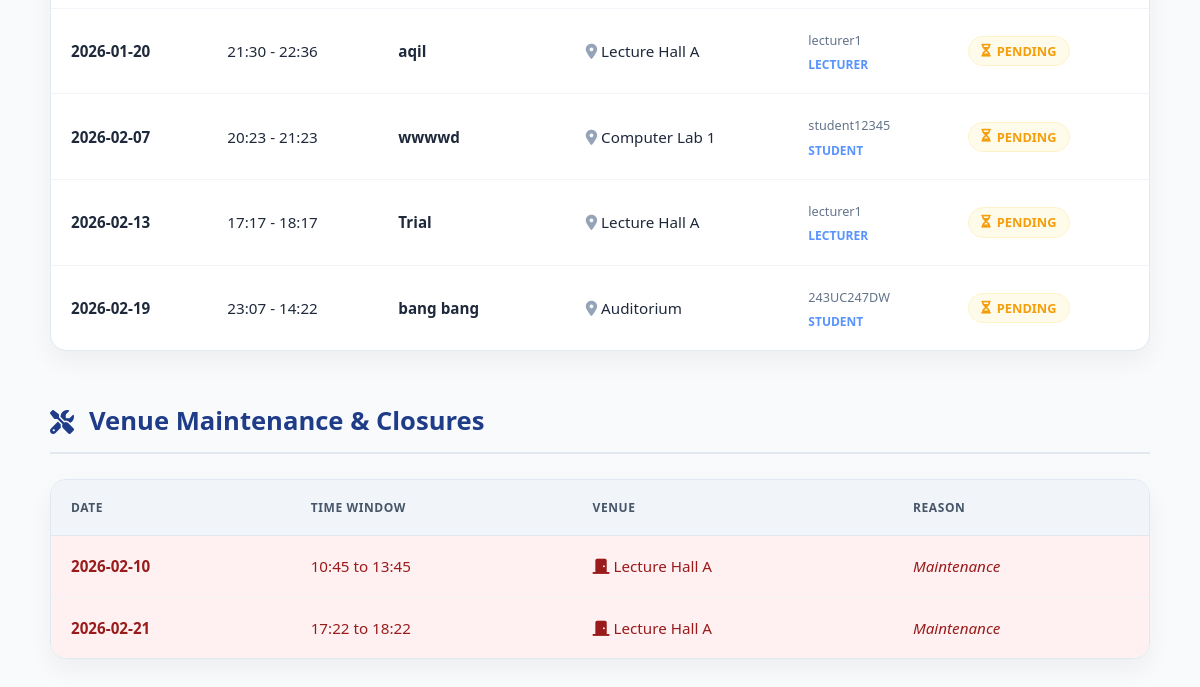
Page /timetable (lower part) on the earlier database version.
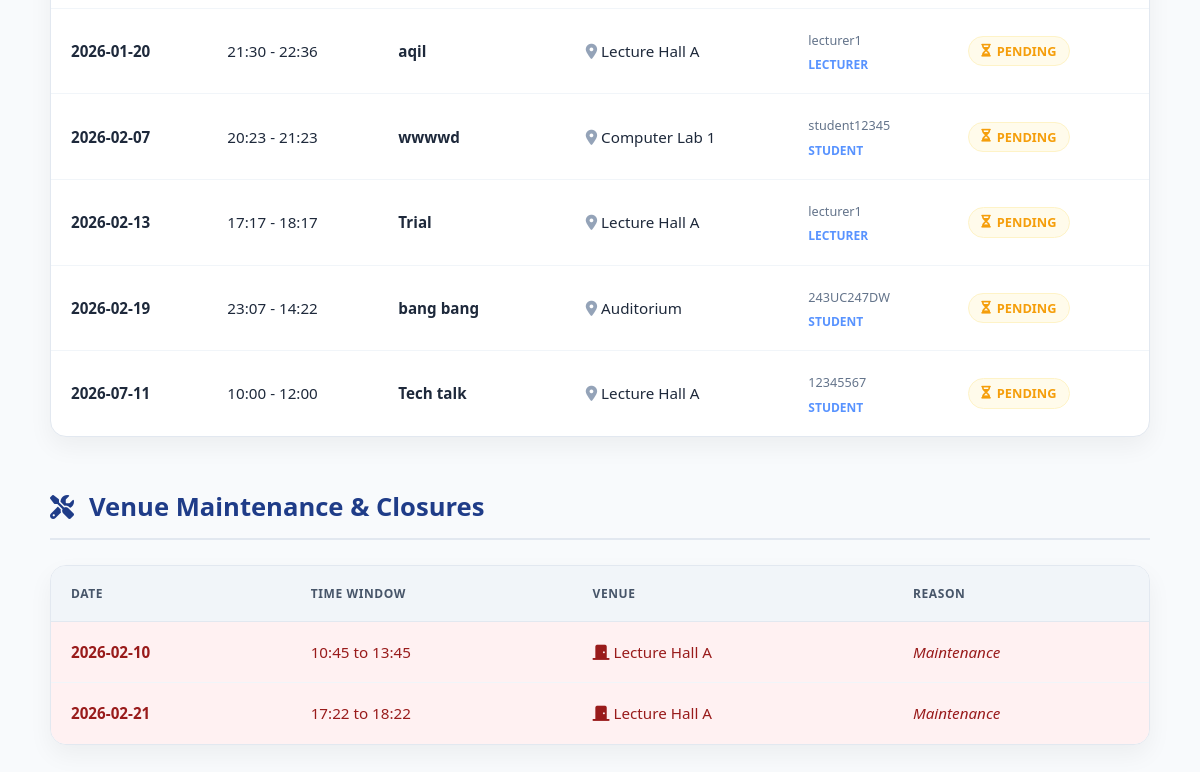
Same page on the later database version.
### tables this page shows
CREATE TABLE venue_bookings (
    id INTEGER PRIMARY KEY AUTOINCREMENT,
    title TEXT NOT NULL,
    date TEXT NOT NULL,
    start_time TEXT NOT NULL,
    end_time TEXT NOT NULL,
    location TEXT NOT NULL,
    booked_by TEXT NOT NULL,
    user_role TEXT NOT NULL
, status TEXT DEFAULT 'pending');

CREATE TABLE venue_unavailability (
    id INTEGER PRIMARY KEY AUTOINCREMENT,
    location TEXT NOT NULL,
    date TEXT NOT NULL,
    start_time TEXT NOT NULL,
    end_time TEXT NOT NULL,
    reason TEXT NOT NULL
);

### app.py (the view)
@app.route('/timetable')
def timetable():
    events = query_db(
        ADMIN_DB,
        """
        SELECT
            id,
            title,
            date,
            start_time,
            end_time,
            location,
            booked_by,
            user_role,
            status
        FROM venue_bookings
        ORDER BY date, start_time
        """
    )
    unavailable = query_db(
        ADMIN_DB,
        """
        SELECT
            location,
            date,
            start_time,
            end_time,
            reason
        FROM venue_unavailability
        ORDER BY date, start_time
        """
    )
    return render_template(
        'timetable.html',
        events=events,
        unavailable=unavailable
    )

### app.py (called while the page is built)
def query_db(db, query, args=(), one=False):
    conn = sqlite3.connect(db)
    conn.row_factory = sqlite3.Row
    cur = conn.cursor()
    cur.execute(query, args)
    conn.commit()
    result = cur.fetchall()
    conn.close()
    return result[0] if one and result else result

### templates/timetable.html (shortened to what this page needs)
<!DOCTYPE html>
<html lang="en">
<head>
    <link rel="stylesheet" href="https://cdnjs.cloudflare.com/ajax/libs/font-awesome/6.4.0/css/all.min.css">
</head>
<body>
<div class="container">
    <div class="table-card">
        <table>
            <tbody>
                {% for event in events %}
                <tr>
                    <td><strong>{{ event[2] }}</strong></td>
                    <td>{{ event[3] }} - {{ event[4] }}</td>
                    <td><strong>{{ event[1] }}</strong></td>
                    <td><i class="fas fa-map-marker-alt" style="color:#94a3b8"></i> {{ event[5] }}</td>
                    <td>
                        <small style="color: #64748b;">{{ event[6] }}</small><br>
                        <span style="font-size: 0.75rem; font-weight: 600; color: var(--secondary)">{{ event[7] | upper }}</span>
                    </td>
                    <td>
                        {% if session.get('role') == 'admin' and event[8] == 'pending' %}
                            <div class="admin-actions">
                                <a href="{{ url_for('approve_reject_booking', booking_id=event[0], action='approve') }}" class="action-btn approve-btn">Approve</a>
                                <a href="{{ url_for('approve_reject_booking', booking_id=event[0], action='reject') }}" class="action-btn reject-btn">Reject</a>
                            </div>
                        {% else %}
                            {% if event[8] == 'pending' %}
                                <span class="status-badge badge-pending"><i class="fas fa-hourglass-half"></i> Pending</span>
                            {% elif event[8] == 'approved' %}
                                <span class="status-badge badge-approved"><i class="fas fa-check-circle"></i> Approved</span>
                            {% elif event[8] == 'rejected' %}
                                <span class="status-badge badge-rejected"><i class="fas fa-times-circle"></i> Rejected</span>
                            {% else %}
                                {{ event[8] }}
                            {% endif %}
                        {% endif %}
                    </td>
                </tr>
                {% else %}
                <tr>
                    <td colspan="6" style="text-align: center; color: #94a3b8; padding: 40px;">No events scheduled yet.</td>
                </tr>
                {% endfor %}
            </tbody>
        </table>
    </div>
    <div class="section-header">
        <i class="fas fa-tools"></i>
        <h2>Venue Maintenance & Closures</h2>
    </div>
    <div class="table-card">
        <table>
            <thead>
                <tr>
                    <th>Date</th>
                    <th>Time Window</th>
                    <th>Venue</th>
                    <th>Reason</th>
                </tr>
            </thead>
            <tbody>
                {% for u in unavailable %}
                <tr class="row-unavailable">
                    <td><strong>{{ u[1] }}</strong></td>
                    <td>{{ u[2] }} to {{ u[3] }}</td>
                    <td><i class="fas fa-door-closed"></i> {{ u[0] }}</td>
                    <td class="reason-tag">{{ u[4] or 'Restricted Access' }}</td>
                </tr>
                {% else %}
                <tr>
                    <td colspan="5" style="text-align: center; color: #94a3b8; padding: 40px;">All venues are currently available.</td>
                </tr>
                {% endfor %}
            </tbody>
        </table>
    </div>
</div>
</body>
</html>

Differences in the rows shown:
added venue_bookings: date "2026-07-11", start_time "10:00", end_time "12:00", title "Tech talk", location "Lecture Hall A", booked_by "12345567", user_role "STUDENT", status "pending" (drawn)
